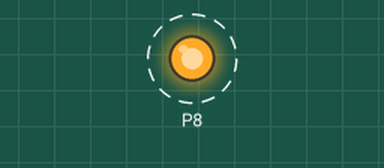
Recording of a program running on a simulated BBC micro:bit running MicroPython. Shown: output pins drawn as LEDs (lit = HIGH). Dashed ring = blinking.

Above: at 0.5 s.
Timing chart, 0 to 4.6 s (numbered marks = the images above):
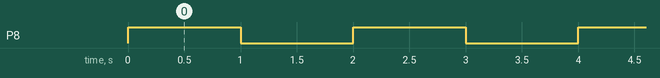

The program:

ex02_blink_maqueen_led.py
```python
from microbit import * # tell python code will run on micro:bit
display.clear() # makes sure all display LEDs are off
while True:
    pin8.write_digital(1) # turn Maqueen's left LED on
    sleep(1000) # sleep for 1000 milliseconds = 1 second
    pin8.write_digital(0) # turn Maqueen's left LED off
    sleep(1000) # sleep for 1000 milliseconds = 1 second
```

Measured:
- by itself, P8: alternates HIGH for 1.0 s and LOW for 1.0 s
